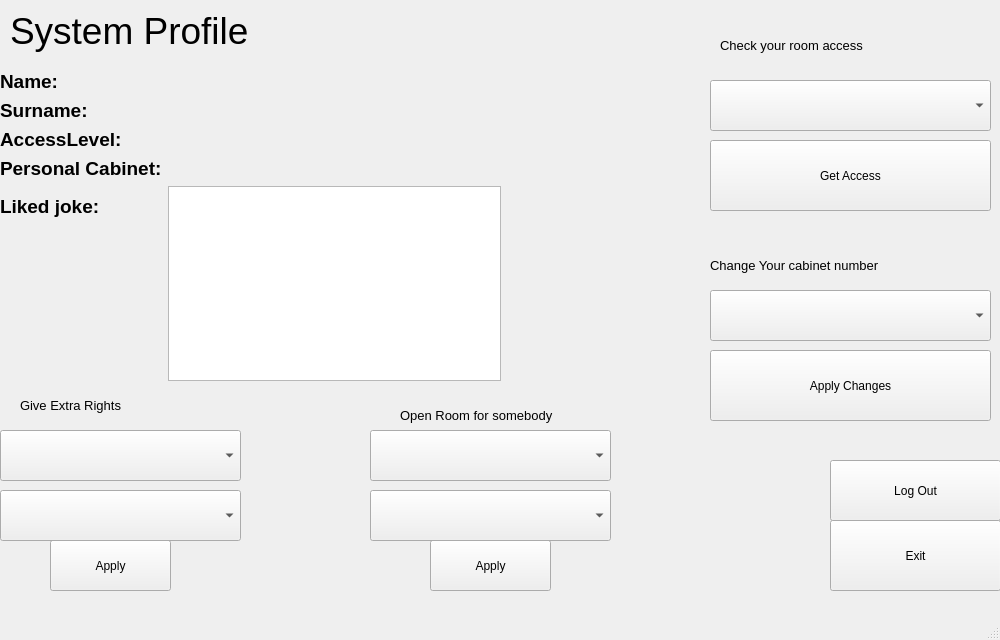
<?xml version="1.0" encoding="UTF-8"?>
<ui version="4.0">
 <class>ProfileAccount</class>
 <widget class="QMainWindow" name="ProfileAccount">
  <property name="geometry">
   <rect>
    <x>0</x>
    <y>0</y>
    <width>1000</width>
    <height>640</height>
   </rect>
  </property>
  <property name="windowTitle">
   <string>Innopolis Room Access</string>
  </property>
  <widget class="QWidget" name="centralwidget">
   <widget class="QLabel" name="label_6">
    <property name="geometry">
     <rect>
      <x>10</x>
      <y>0</y>
      <width>481</width>
      <height>61</height>
     </rect>
    </property>
    <property name="font">
     <font>
      <pointsize>28</pointsize>
     </font>
    </property>
    <property name="text">
     <string>System Profile </string>
    </property>
   </widget>
   <widget class="QPushButton" name="getAccess">
    <property name="geometry">
     <rect>
      <x>710</x>
      <y>140</y>
      <width>281</width>
      <height>71</height>
     </rect>
    </property>
    <property name="text">
     <string>Get Access</string>
    </property>
   </widget>
   <widget class="QLabel" name="accesLabel">
    <property name="geometry">
     <rect>
      <x>720</x>
      <y>0</y>
      <width>281</width>
      <height>91</height>
     </rect>
    </property>
    <property name="font">
     <font>
      <pointsize>10</pointsize>
     </font>
    </property>
    <property name="text">
     <string>Check your room access</string>
    </property>
   </widget>
   <widget class="QLabel" name="CabinetLabel">
    <property name="geometry">
     <rect>
      <x>710</x>
      <y>220</y>
      <width>281</width>
      <height>91</height>
     </rect>
    </property>
    <property name="font">
     <font>
      <pointsize>10</pointsize>
     </font>
    </property>
    <property name="text">
     <string>Change Your cabinet number</string>
    </property>
   </widget>
   <widget class="QComboBox" name="AccessRooms">
    <property name="geometry">
     <rect>
      <x>710</x>
      <y>80</y>
      <width>281</width>
      <height>51</height>
     </rect>
    </property>
   </widget>
   <widget class="QComboBox" name="PersonalCabinetes">
    <property name="geometry">
     <rect>
      <x>710</x>
      <y>290</y>
      <width>281</width>
      <height>51</height>
     </rect>
    </property>
   </widget>
   <widget class="QPushButton" name="apllyChanges">
    <property name="geometry">
     <rect>
      <x>710</x>
      <y>350</y>
      <width>281</width>
      <height>71</height>
     </rect>
    </property>
    <property name="text">
     <string>Apply Changes</string>
    </property>
   </widget>
   <widget class="QPushButton" name="logout">
    <property name="geometry">
     <rect>
      <x>830</x>
      <y>460</y>
      <width>171</width>
      <height>61</height>
     </rect>
    </property>
    <property name="text">
     <string>Log Out</string>
    </property>
   </widget>
   <widget class="QPushButton" name="exit">
    <property name="geometry">
     <rect>
      <x>830</x>
      <y>520</y>
      <width>171</width>
      <height>71</height>
     </rect>
    </property>
    <property name="text">
     <string>Exit</string>
    </property>
   </widget>
   <widget class="QWidget" name="formLayoutWidget">
    <property name="geometry">
     <rect>
      <x>0</x>
      <y>70</y>
      <width>501</width>
      <height>311</height>
     </rect>
    </property>
    <layout class="QFormLayout" name="account">
     <item row="0" column="0">
      <widget class="QLabel" name="label">
       <property name="font">
        <font>
         <pointsize>14</pointsize>
         <weight>75</weight>
         <bold>true</bold>
        </font>
       </property>
       <property name="text">
        <string>Name:</string>
       </property>
      </widget>
     </item>
     <item row="0" column="1">
      <widget class="QLabel" name="Name">
       <property name="font">
        <font>
         <pointsize>14</pointsize>
        </font>
       </property>
       <property name="text">
        <string/>
       </property>
      </widget>
     </item>
     <item row="1" column="0">
      <widget class="QLabel" name="label_3">
       <property name="font">
        <font>
         <pointsize>14</pointsize>
         <weight>75</weight>
         <bold>true</bold>
        </font>
       </property>
       <property name="text">
        <string>Surname:</string>
       </property>
      </widget>
     </item>
     <item row="1" column="1">
      <widget class="QLabel" name="Surname">
       <property name="font">
        <font>
         <pointsize>14</pointsize>
        </font>
       </property>
       <property name="text">
        <string/>
       </property>
      </widget>
     </item>
     <item row="2" column="0">
      <widget class="QLabel" name="label_5">
       <property name="font">
        <font>
         <pointsize>14</pointsize>
         <weight>75</weight>
         <bold>true</bold>
        </font>
       </property>
       <property name="text">
        <string>AccessLevel:</string>
       </property>
      </widget>
     </item>
     <item row="2" column="1">
      <widget class="QLabel" name="AccesLevel">
       <property name="font">
        <font>
         <pointsize>14</pointsize>
        </font>
       </property>
       <property name="text">
        <string/>
       </property>
      </widget>
     </item>
     <item row="4" column="0">
      <widget class="QLabel" name="label_10">
       <property name="font">
        <font>
         <pointsize>14</pointsize>
         <weight>75</weight>
         <bold>true</bold>
        </font>
       </property>
       <property name="text">
        <string>Liked joke:</string>
       </property>
      </widget>
     </item>
     <item row="3" column="0">
      <widget class="QLabel" name="label_11">
       <property name="font">
        <font>
         <pointsize>14</pointsize>
         <weight>75</weight>
         <bold>true</bold>
        </font>
       </property>
       <property name="text">
        <string>Personal Cabinet:</string>
       </property>
      </widget>
     </item>
     <item row="4" column="1">
      <widget class="QTextBrowser" name="likedjoke">
       <property name="readOnly">
        <bool>true</bool>
       </property>
      </widget>
     </item>
     <item row="3" column="1">
      <widget class="QLabel" name="PersonalRoom">
       <property name="font">
        <font>
         <pointsize>14</pointsize>
        </font>
       </property>
       <property name="text">
        <string/>
       </property>
      </widget>
     </item>
    </layout>
   </widget>
   <widget class="QLabel" name="Extrarights">
    <property name="geometry">
     <rect>
      <x>20</x>
      <y>360</y>
      <width>281</width>
      <height>91</height>
     </rect>
    </property>
    <property name="font">
     <font>
      <pointsize>10</pointsize>
     </font>
    </property>
    <property name="text">
     <string>Give Extra Rights</string>
    </property>
   </widget>
   <widget class="QLabel" name="OpenRoom">
    <property name="geometry">
     <rect>
      <x>400</x>
      <y>370</y>
      <width>281</width>
      <height>91</height>
     </rect>
    </property>
    <property name="font">
     <font>
      <pointsize>10</pointsize>
     </font>
    </property>
    <property name="text">
     <string>Open Room for somebody</string>
    </property>
   </widget>
   <widget class="QComboBox" name="additionalrights">
    <property name="geometry">
     <rect>
      <x>0</x>
      <y>430</y>
      <width>241</width>
      <height>51</height>
     </rect>
    </property>
   </widget>
   <widget class="QComboBox" name="Room">
    <property name="geometry">
     <rect>
      <x>370</x>
      <y>430</y>
      <width>241</width>
      <height>51</height>
     </rect>
    </property>
   </widget>
   <widget class="QPushButton" name="giveRights">
    <property name="geometry">
     <rect>
      <x>50</x>
      <y>540</y>
      <width>121</width>
      <height>51</height>
     </rect>
    </property>
    <property name="text">
     <string>Apply</string>
    </property>
   </widget>
   <widget class="QPushButton" name="ApplyOpen">
    <property name="geometry">
     <rect>
      <x>430</x>
      <y>540</y>
      <width>121</width>
      <height>51</height>
     </rect>
    </property>
    <property name="text">
     <string>Apply</string>
    </property>
   </widget>
   <widget class="QComboBox" name="Users">
    <property name="geometry">
     <rect>
      <x>370</x>
      <y>490</y>
      <width>241</width>
      <height>51</height>
     </rect>
    </property>
   </widget>
   <widget class="QComboBox" name="Users_2">
    <property name="geometry">
     <rect>
      <x>0</x>
      <y>490</y>
      <width>241</width>
      <height>51</height>
     </rect>
    </property>
   </widget>
  </widget>
  <widget class="QMenuBar" name="menubar">
   <property name="geometry">
    <rect>
     <x>0</x>
     <y>0</y>
     <width>1000</width>
     <height>26</height>
    </rect>
   </property>
  </widget>
  <widget class="QStatusBar" name="statusbar"/>
 </widget>
 <resources/>
 <connections/>
</ui>
